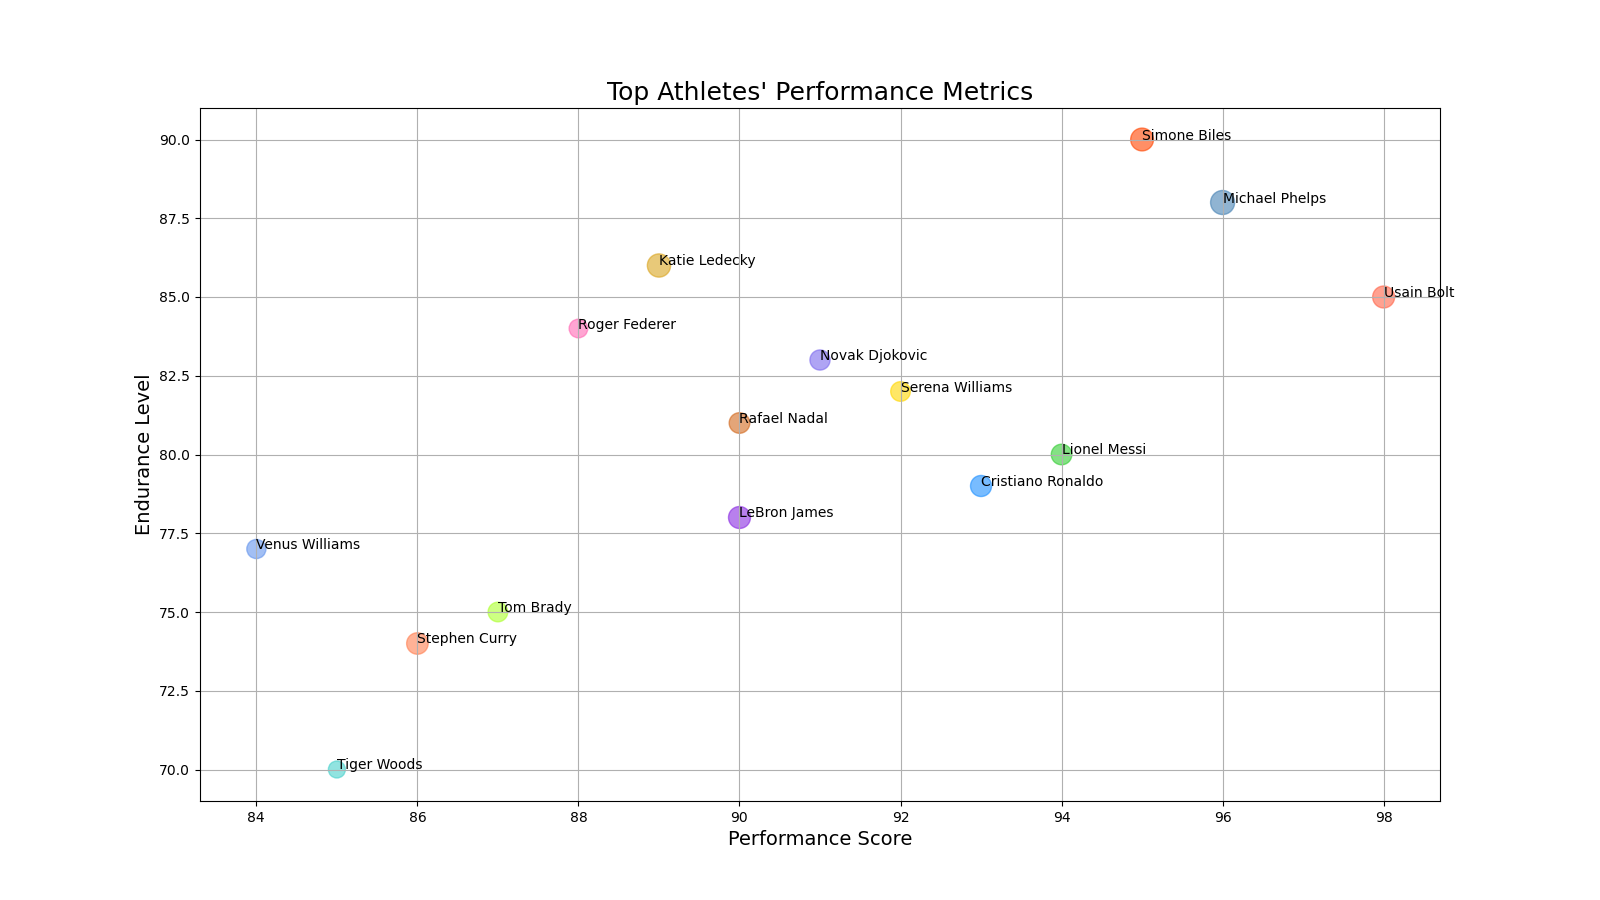

Here is the Python script that generated this plot:

import matplotlib.pyplot as plt

# Define data
names = [
    "Usain Bolt", "Michael Phelps", "Serena Williams", "Lionel Messi",
    "LeBron James", "Roger Federer", "Cristiano Ronaldo", "Simone Biles",
    "Novak Djokovic", "Tiger Woods", "Katie Ledecky", "Tom Brady",
    "Rafael Nadal", "Stephen Curry", "Venus Williams"
]

performance_score = [
    98, 96, 92, 94, 90, 88, 93, 95, 91, 85, 89, 87, 90, 86, 84
]

endurance_level = [
    85, 88, 82, 80, 78, 84, 79, 90, 83, 70, 86, 75, 81, 74, 77
]

hours_training_per_week = [
    25, 30, 20, 22, 25, 18, 23, 27, 21, 15, 28, 20, 22, 24, 19
]

# Create a figure with specified width and height
fig, ax = plt.subplots(figsize=(16, 9))

# Bubble sizes as a fraction of hours_training_per_week (adjust the scaling as needed)
sizes = [hours_training_per_week[i] * 10 for i in range(len(hours_training_per_week))]

# Scatter plot (using performance_score as weight for bubble size)
scatter = ax.scatter(
    performance_score, endurance_level, s=sizes, alpha=0.6,
    color=['#FF6347', '#4682B4', '#FFD700', '#32CD32', '#8A2BE2',
           '#FF69B4', '#1E90FF', '#FF4500', '#7B68EE', '#48D1CC',
           '#DAA520', '#ADFF2F', '#D2691E', '#FF7F50', '#6495ED']
)

# Customize the appearance
ax.set_title('Top Athletes\' Performance Metrics', fontsize=18)
ax.set_xlabel('Performance Score', fontsize=14)
ax.set_ylabel('Endurance Level', fontsize=14)
ax.grid(True)

# Adding the names of the athletes to the bubbles
for i, txt in enumerate(names):
    ax.annotate(txt, (performance_score[i], endurance_level[i]))

plt.show()
